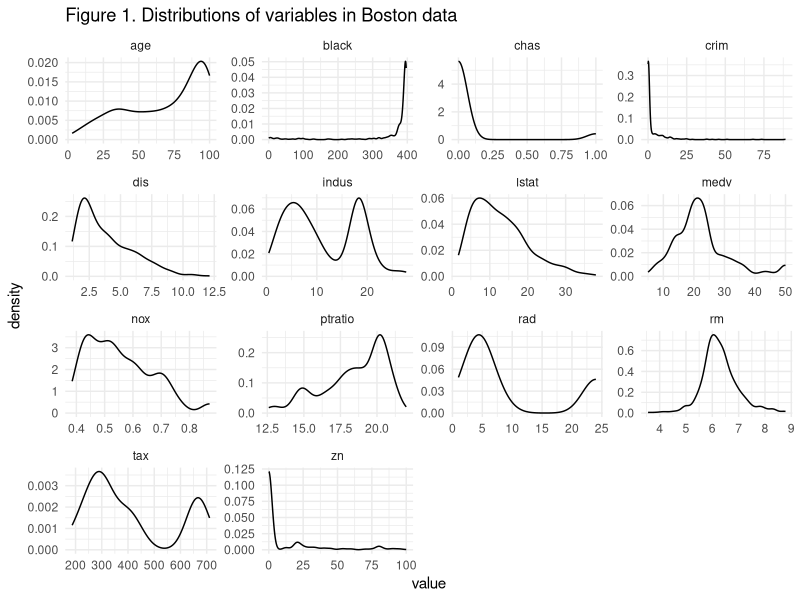
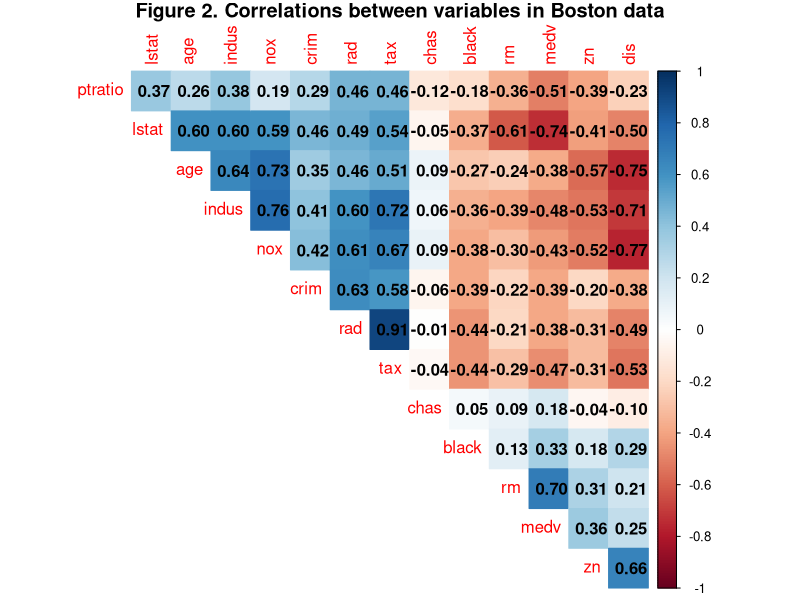
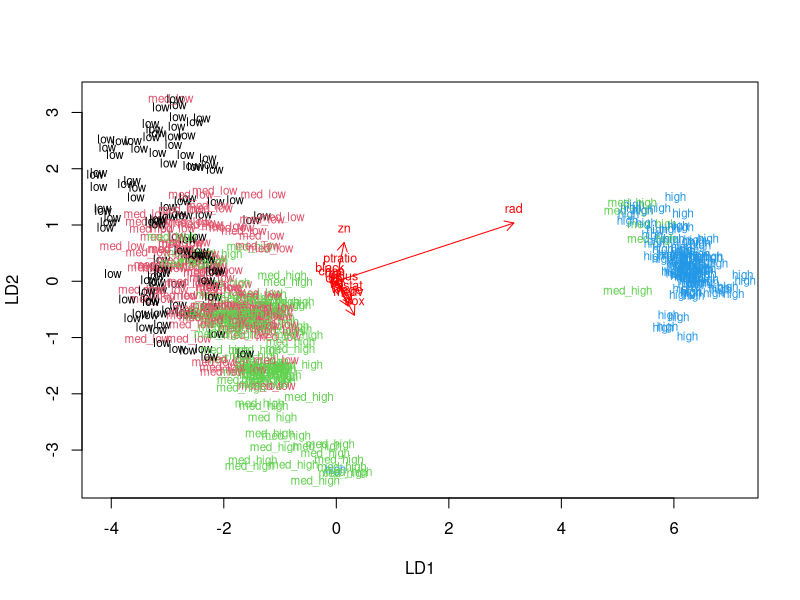
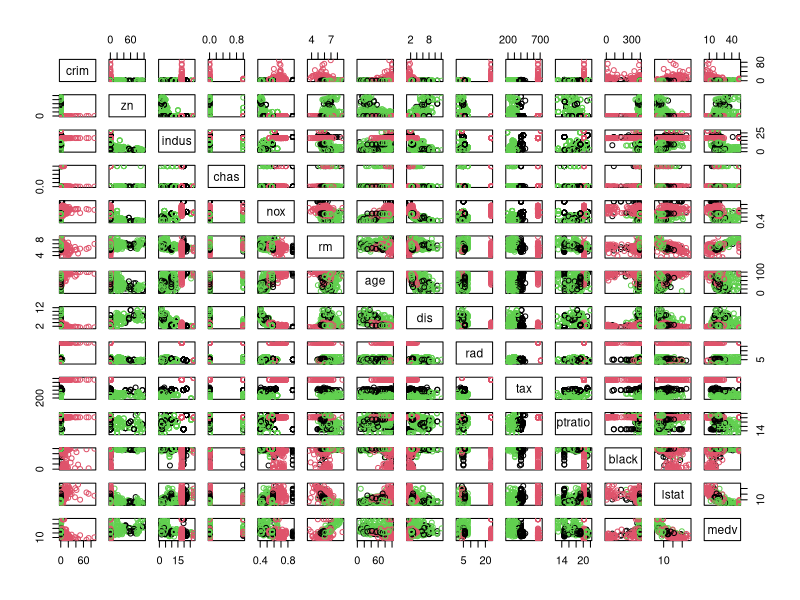
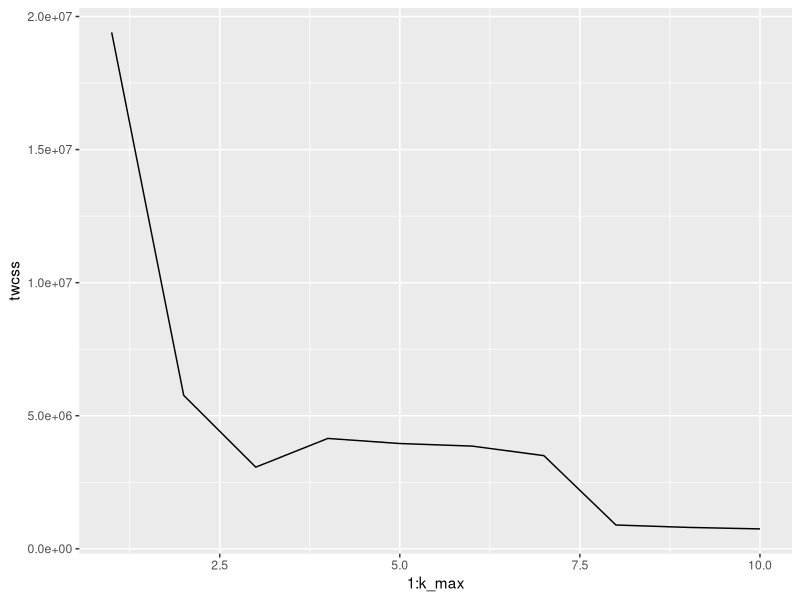
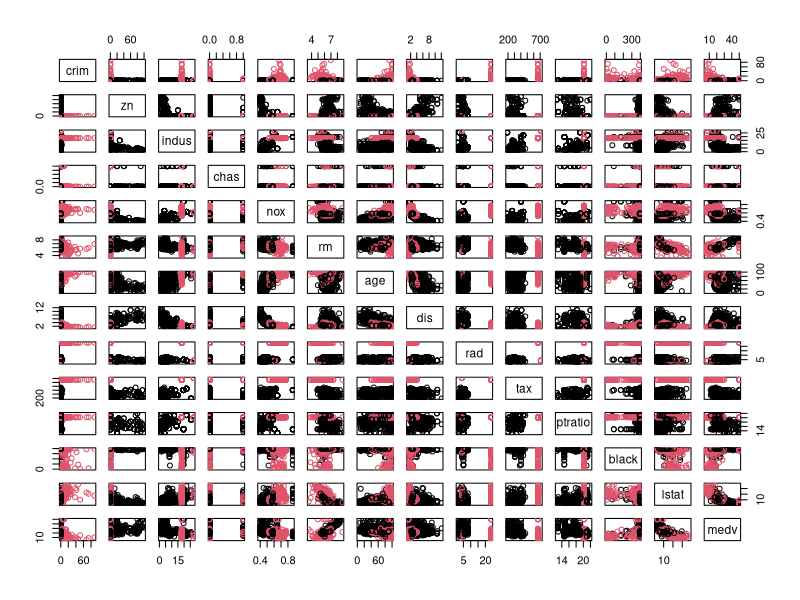

Source code (R) for these figures, in order:
## ---- chunk 1
##Load the Boston data from the MASS package
library(MASS)
data(Boston)
##structure of Boston data
str(Boston)
##dimensions of Boston data
dim(Boston)
## ---- chunk 2

library(MASS);library(knitr)
(summary(Boston))
## ---- chunk 3
library(ggplot2);library(dplyr);library(tidyr)
gather(Boston) %>% ggplot() + geom_density(aes(value)) + facet_wrap("key", scales = "free")+theme_minimal()+ggtitle("Figure 1. Distributions of variables in Boston data") 
## ---- chunk 4
library(tidyverse);library(MASS);library(corrplot)
# MASS, corrplot, tidyverse and Boston dataset are available

# calculate the correlation matrix 
cor_matrix<-cor(Boston) 

# visualize the correlation matrix
corrplot(cor_matrix, method="color",  
     diag=FALSE,
     type="upper", 
     order="hclust", 
     title="Figure 2. Correlations between variables in Boston data",
     addCoef.col = "black", # Add coefficient of correlation
     mar=c(0,0,1,0) 
     )



## ---- chunk 5
library(MASS);library(dplyr); library(knitr)
# MASS and Boston dataset are available

# center and standardize variables
boston_scaled <- scale(Boston)

# summaries of the scaled variables
summary(boston_scaled)

# class of the boston_scaled object
class(boston_scaled)

# change the object to data frame
boston_scaled <- as.data.frame(boston_scaled)

#make quantiles of crim rate in scaled boston data
bins <- quantile(boston_scaled$crim)
#check values of bin
bins

#based on the quatnile values made the new variable crim
crime <- cut(boston_scaled$crim, breaks = bins, include.lowest = TRUE)
#variable looks good, quite equal group sizes, 4 quantiles
kable(table(crime), caption="Table 1.crim rate ranges (min-max) in quantile groups (and N)")
crime <- cut(boston_scaled$crim, breaks = bins, include.lowest = TRUE, label=c("low","med_low","med_high","high"))
kable(table(crime), caption = "Table 2. Names of crime rates quantile groups (and N)")

#remove crim (not crime)
boston_scaled <- dplyr::select(boston_scaled, -crim)
#new variable crime added to dataset
boston_scaled <- data.frame(boston_scaled, crime)

#Dividing the data set into train (80% of data) and test
n <- nrow(boston_scaled)
#randomly selected indivials 80%
ind <- sample(n,  size = n * 0.8)
#training set
train <- boston_scaled[ind,]
# create test set 
test <- boston_scaled[-ind,]


## ---- chunk 6
#lda of trained data
lda.fit <- lda(crime~ ., data = train)
lda.fit

# the function for lda biplot arrows
lda.arrows <- function(x, myscale = 1, arrow_heads = 0.1, color = "red", tex = 0.75, choices = c(1,2)){
  heads <- coef(x)
  arrows(x0 = 0, y0 = 0, 
         x1 = myscale * heads[,choices[1]], 
         y1 = myscale * heads[,choices[2]], col=color, length = arrow_heads)
  text(myscale * heads[,choices], labels = row.names(heads), 
       cex = tex, col=color, pos=3)
}

# target classes as numeric
classes <- as.numeric(train$crime)

# plot the lda results
plot(lda.fit, dimen = 2, col = classes, pch = classes)
lda.arrows(lda.fit, myscale = 1)

## ---- chunk 7

library(MASS)
#classe from 
correct_classes <- test$crime
test <- dplyr::select(test, -crime)
lda.fit <- lda(crime~ ., data = train)
lda.pred <- predict(lda.fit, newdata = test)


table(correct = correct_classes, predicted = lda.pred$class)

## ---- chunk 8
##Reload the Boston dataset and standardize
library(MASS);library(ggplot2)
data('Boston')
boston_scaled2 <- as.data.frame(scale(Boston))


##Calculate the distances between the observations (Euclidian)
dist_eu <-dist(boston_scaled2)
summary(dist_eu)

##Run k-means algorithm on the dataset
# k-means clustering
km <-kmeans(Boston, centers = 3)

# plot the Boston dataset with clusters
pairs(Boston, col = km$cluster)

set.seed(123)

# determine the number of clusters
k_max <- 10

# calculate the total within sum of squares
twcss <- sapply(1:k_max, function(k){kmeans(Boston, k)$tot.withinss})

# visualize the results
qplot(x = 1:k_max, y = twcss, geom = 'line')

# k-means clustering
km <-kmeans(Boston, centers = 2)

# plot the Boston dataset with clusters
pairs(Boston, col = km$cluster)


